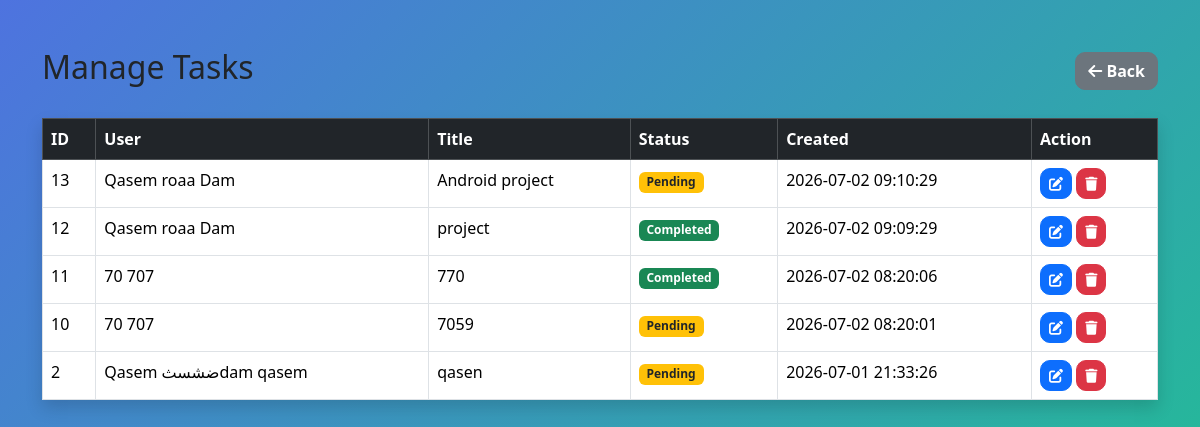
Page /admin/tasks.php (signed in) on the committed database.
### tables this page shows
CREATE TABLE `tasks` (
  `id` int(11) NOT NULL,
  `user_id` int(11) NOT NULL,
  `title` varchar(100) NOT NULL,
  `description` text DEFAULT NULL,
  `status` enum('Pending','Completed') DEFAULT 'Pending',
  `created_at` timestamp NOT NULL DEFAULT current_timestamp()
);

CREATE TABLE `users` (
  `id` int(11) NOT NULL,
  `first_name` varchar(50) NOT NULL,
  `last_name` varchar(50) NOT NULL,
  `email` varchar(100) NOT NULL,
  `password` varchar(255) NOT NULL,
  `is_admin` tinyint(1) DEFAULT 0,
  `created_at` timestamp NOT NULL DEFAULT current_timestamp()
);

### classes/Task.php (called while the page is built, shortened)
<?php
class Task
{
    private $conn;
    public function __construct($db)
    {
        $this->conn = $db;
    }
    public function getAllTasks(){
    $query = "SELECT tasks.*, users.first_name, users.last_name
              FROM tasks
              INNER JOIN users
              ON tasks.user_id = users.id
              ORDER BY tasks.created_at DESC";
    $stmt = $this->conn->prepare($query);
    $stmt->execute();
    return $stmt->fetchAll(PDO::FETCH_ASSOC);
}
}

### admin/tasks.php (the view, shortened to what this page needs)
<?php
require_once "../classes/Task.php";
$db = new Database();
$conn = $db->connect();
$task = new Task($conn);
$tasks = $task->getAllTasks();
?>
<!DOCTYPE html>
<html lang="en">
<head>
<link href="https://cdn.jsdelivr.net/npm/bootstrap@5.3.3/dist/css/bootstrap.min.css" rel="stylesheet">
<link rel="stylesheet" href="../assets/style.css">
<link rel="stylesheet" href="https://cdnjs.cloudflare.com/ajax/libs/font-awesome/6.5.2/css/all.min.css">
</head>
<body>
<div class="container mt-5">
<div class="d-flex justify-content-between align-items-center mb-4">
<h2>Manage Tasks</h2>
<a href="dashboard.php" class="btn btn-secondary">
<i class="fas fa-arrow-left"></i>
Back
</a>
</div>
<table class="table table-bordered table-hover shadow">
<thead class="table-dark">
<tr>
<th>ID</th>
<th>User</th>
<th>Title</th>
<th>Status</th>
<th>Created</th>
<th>Action</th>
</tr>
</thead>
<tbody>
<?php if(count($tasks) > 0): ?>
<?php foreach($tasks as $t): ?>
<tr>
<td><?= $t["id"] ?></td>
<td><?= htmlspecialchars($t["first_name"]) ?> <?= htmlspecialchars($t["last_name"]) ?></td>
<td><?= htmlspecialchars($t["title"]) ?></td>
<td>
<?php if($t["status"] == "Pending"): ?>
<span class="badge bg-warning text-dark">
Pending
</span>
<?php else: ?>
<span class="badge bg-success">
Completed
</span>
<?php endif; ?>
</td>
<td><?= $t["created_at"] ?></td>
<td>
<a
href="../user/edit_task.php?id=<?= $t["id"] ?>"
class="btn btn-primary btn-sm">
<i class="fas fa-edit"></i>
</a>
<a
href="tasks.php?delete=<?= $t["id"] ?>"
class="btn btn-danger btn-sm"
onclick="return confirm('Delete this task?')">
<i class="fas fa-trash"></i>
</a>
</td>
</tr>
<?php endforeach; ?>
<?php endif; ?>
</tbody>
</table>
</div>
</body>
</html>

### assets/style.css (style rules this page uses)
body { background: linear-gradient(135deg,#4e73df,#1cc88a); min-height:100vh; }
.btn { border-radius:10px; font-weight:bold; }
a { text-decoration:none; }

### rows in the picture
tasks: id "13", user.first_name "Qasem roaa", user.last_name "Dam", title "Android project", status "Pending", created_at "2026-07-02 09:10:29"
tasks: id "12", user.first_name "Qasem roaa", user.last_name "Dam", title "project", status "Completed", created_at "2026-07-02 09:09:29"
tasks: id "11", user.first_name "70", user.last_name "707", title "770", status "Completed", created_at "2026-07-02 08:20:06"
tasks: id "10", user.first_name "70", user.last_name "707", title "7059", status "Pending", created_at "2026-07-02 08:20:01"
tasks: id "2", user.first_name "Qasem ضشسثdam", user.last_name "qasem", title "qasen", status "Pending", created_at "2026-07-01 21:33:26"
